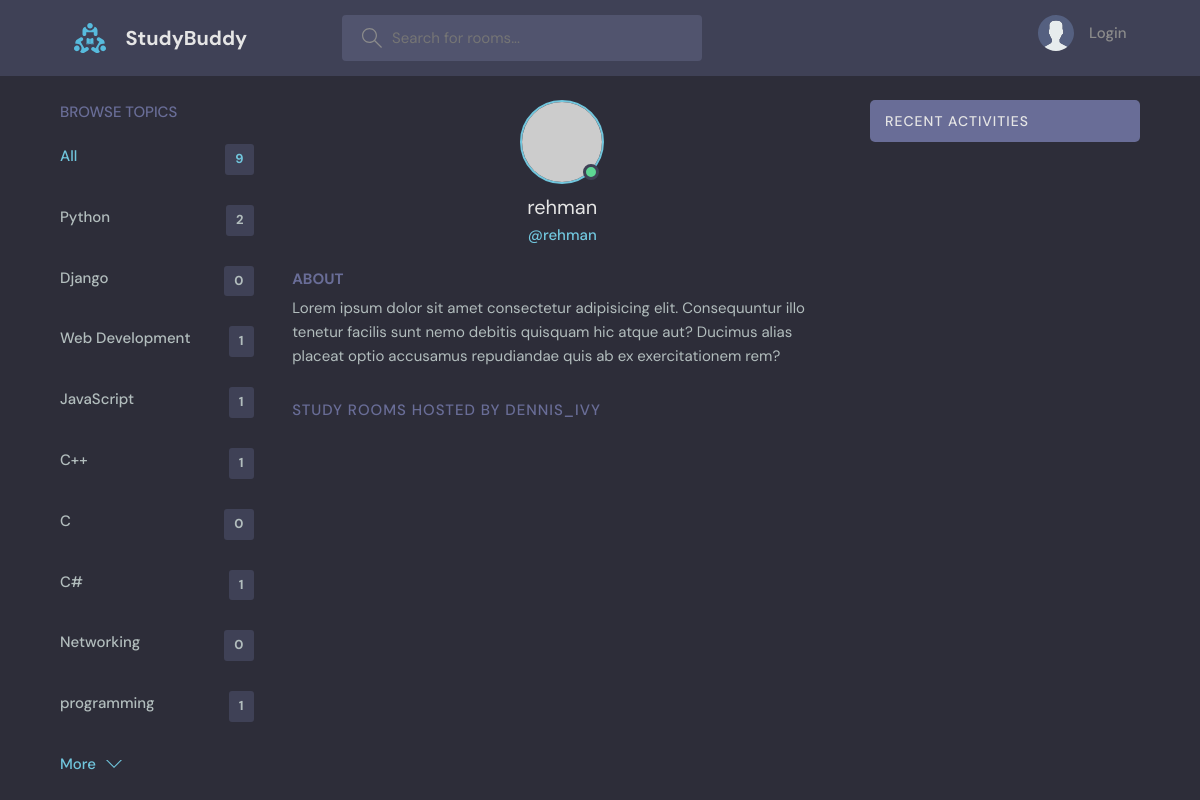
The page /profile/3 on the database its author committed.
### base/models.py (models this page shows, shortened)
class Topic(models.Model):
    name = models.CharField(max_length=100)

### base/views.py (the view)
# urls.py: path('profile/<str:pk>', views.userProfile, name='user-profile'),
def userProfile(request, pk):
    user = User.objects.get(id=pk)
    rooms = user.room_set.all()
    room_messages = user.message_set.all()
    topics = Topic.objects.all()
    context = {'user': user, 'rooms':rooms, 'room_messages':room_messages, 'topics':topics}
    return render(request, 'base/profile.html', context)

### base/templates/base/profile.html (shortened to what this page needs)
{% extends 'main.html' %}
{% block content %}
  <main class="profile-page layout layout--3">
    <div class="container">
      {% include 'base/topics_component.html' %}
      <div class="roomList">
        <div class="profile">
          <div class="profile__avatar">
            <div class="avatar avatar--large active">
              <img src="https://randomuser.me/api/portraits/men/11.jpg" />
            </div>
          </div>
          <div class="profile__info">
            <h3>{{user.username}}</h3>
            <p>@{{user.username}}</p>
          </div>
          <div class="profile__about">
            <h3>About</h3>
            <p>
              Lorem ipsum dolor sit amet consectetur adipisicing elit. Consequuntur illo tenetur
              facilis sunt nemo debitis quisquam hic atque aut? Ducimus alias placeat optio
              accusamus repudiandae quis ab ex exercitationem rem?
            </p>
          </div>
        </div>
        <div class="roomList__header">
          <div>
            <h2>Study Rooms Hosted by dennis_ivy</a>
            </h2>
          </div>
        </div>
      </div>
      {% include 'base/activity_component.html' %}
    </div>
  </main>
{% endblock content %}

### base/templates/base/topics_component.html
<div class="topics">
    <div class="topics__header">
      <h2>Browse Topics</h2>
    </div>
    <ul class="topics__list">
      <li>
        <a href="{% url 'Home' %}" class="active">All <span>{{topics.count}}</span></a>
      </li>
      {% for topic in topics %}
      <li>
        <a href="{% url 'Home' %}?q={{topic.name}}">{{topic.name}} <span>{{topic.room_set.all.count}}</span></a>
      </li>
      {% endfor %}
    <a class="btn btn--link" href="topics.html">
      More
      <svg version="1.1" xmlns="http://www.w3.org/2000/svg" width="32" height="32" viewBox="0 0 32 32">
        <title>chevron-down</title>
        <path d="M16 21l-13-13h-3l16 16 16-16h-3l-13 13z"></path>
      </svg>
    </a>
  </div>

### static/styles/style.css (style rules this page uses)
:root { --color-main: #71c6dd; --color-main-light: #e1f6fb; --color-dark: #3f4156; --color-dark-medium: #51546e; --color-dark-light: #696d97; --color-light: #e5e5e5; --color-gray: #8b8b8b; --color-light-gray: #b2bdbd; --color-bg: #2d2d39; --color-success: #5dd693; --color-error: #fc4b0b; }
* { font-family: "DM Sans", -apple-system, BlinkMacSystemFont, "Segoe UI", Roboto, Oxygen, Ubuntu, Cantarell, "Open Sans", "Helvetica Neue", sans-serif; margin: 0; padding: 0; box-sizing: border-box; text-rendering: optimizeLegibility; font-size: inherit; }
html { font-size: 56.25%; }
@media only screen and (min-width: 1200px) { html { font-size: 62.5%; } }
body { line-height: 1.6; font-weight: 400; font-size: 1.5rem; color: var(--color-light-gray); background-color: var(--color-bg); min-height: 100vh; }
img { width: 100%; }
a { display: inline-block; color: var(--color-main); text-decoration: none; }
.container { max-width: 120rem; width: 90%; margin: auto; }
.btn { background-color: transparent; border: none; display: inline-flex; align-items: center; gap: 1rem; cursor: pointer; transition: all ease-in-out 0.3s; padding: 1rem 2rem; border-radius: 5px; box-shadow: 1px 1px 3px 1px rgba(0, 0, 0, 0.15); font-weight: 500; }
.btn--link { border-radius: 0; padding: 0; color: var(--color-main); box-shadow: none; }
.btn > svg { fill: currentColor; width: 1.6rem; height: 1.6rem; }
.avatar { position: relative; display: inline-block; border-radius: 50%; border: 2px solid var(--color-main); }
.avatar img { display: block; border-radius: 50%; object-fit: cover; object-position: center; }
.avatar::after { content: ""; display: block; position: absolute; background-color: var(--color-gray); z-index: 111; border-radius: 50%; border: 0.3rem solid var(--color-dark); }
.avatar.active::after { background-color: var(--color-success); }
.avatar.avatar--large img { display: block; width: 8rem; height: 8rem; border-radius: 50%; }
.avatar.avatar--large:after { width: 1rem; height: 1rem; bottom: 2px; right: 3.5px; }
.layout { margin-top: 2.4rem; }
.layout > .container { display: flex; justify-content: space-between; align-items: flex-start; }
.layout--3 > .container > div:first-child { flex-basis: 18%; max-width: 22.5rem; }
.layout--3 > .container > div:nth-child(2) { flex-basis: 50%; }
.topics__header { margin-bottom: 2rem; }
.topics__header h2 { text-transform: uppercase; font-weight: 500; color: var(--color-dark-light); }
.topics__list { list-style: none; }
.topics__list li a { display: flex; justify-content: space-between; margin-bottom: 3rem; font-weight: 500; color: var(--color-light-gray); transition: all 0.3s ease-in-out; }
.topics__list li a.active, .topics__list li a:hover { color: var(--color-main); }
.topics__list li a span { padding: 0.5rem 1rem; background-color: var(--color-dark); border-radius: 3px; font-size: 1.3rem; font-weight: 700; letter-spacing: 1px; }
.roomList__header { display: flex; justify-content: space-between; align-items: center; margin-bottom: 2.4rem; }
.roomList__header h2 { text-transform: uppercase; font-weight: 500; color: var(--color-light); letter-spacing: 1px; }
.profile { margin-bottom: 3rem; }
.profile__avatar { text-align: center; }
.profile__info { text-align: center; }
.profile__info h3 { font-size: 2rem; color: var(--color-light); font-weight: 400; }
.profile__info p { color: var(--color-main); font-weight: 500; margin-bottom: 1rem; }
.profile__about { margin-top: 2rem; }
.profile__about h3 { text-transform: uppercase; color: var(--color-dark-light); margin-bottom: 0.5rem; }
.profile-page .roomList__header { margin-bottom: 1.5rem; }
.profile-page .roomList__header h2 { color: var(--color-dark-light); }

### rows shown on the page
Topic: name "Python", room_set.all.count "2"
Topic: name "Django", room_set.all.count "0"
Topic: name "Web Development", room_set.all.count "1"
Topic: name "JavaScript", room_set.all.count "1"
Topic: name "C++", room_set.all.count "1"
Topic: name "C", room_set.all.count "0"
Topic: name "C#", room_set.all.count "1"
Topic: name "Networking", room_set.all.count "0"
Topic: name "programming", room_set.all.count "1"

### other values the page prints
{{ topics.count }} "9"
{{ user.username }} "rehman"
